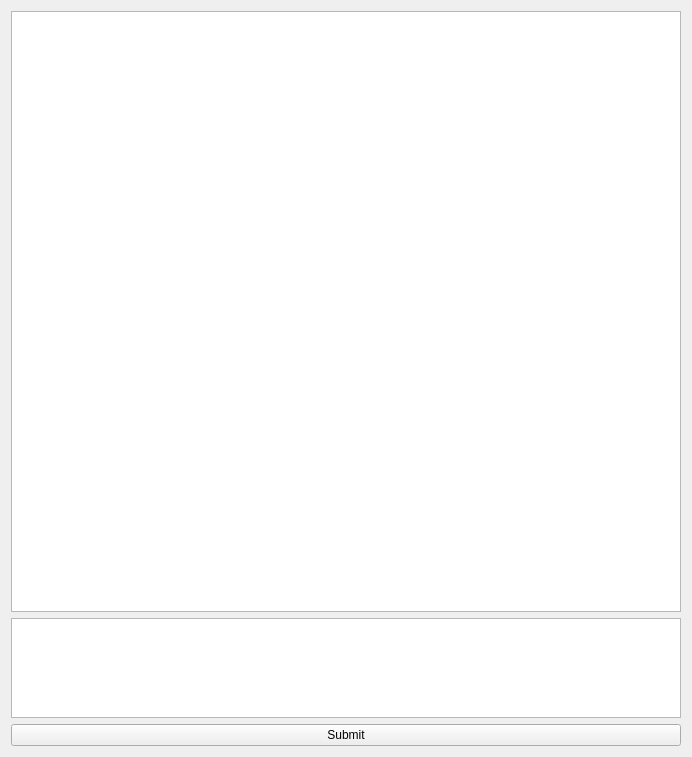
<?xml version="1.0" encoding="UTF-8"?>
<ui version="4.0">
 <class>Form</class>
 <widget class="QWidget" name="Form">
  <property name="geometry">
   <rect>
    <x>0</x>
    <y>0</y>
    <width>692</width>
    <height>757</height>
   </rect>
  </property>
  <property name="windowTitle">
   <string>Form</string>
  </property>
  <layout class="QGridLayout" name="gridLayout">
   <item row="1" column="0">
    <widget class="QTextEdit" name="textEdit">
     <property name="maximumSize">
      <size>
       <width>16777215</width>
       <height>100</height>
      </size>
     </property>
    </widget>
   </item>
   <item row="2" column="0">
    <widget class="QPushButton" name="submit">
     <property name="text">
      <string>Submit</string>
     </property>
    </widget>
   </item>
   <item row="0" column="0">
    <widget class="QTextBrowser" name="chatBrowser"/>
   </item>
  </layout>
 </widget>
 <resources/>
 <connections/>
</ui>
